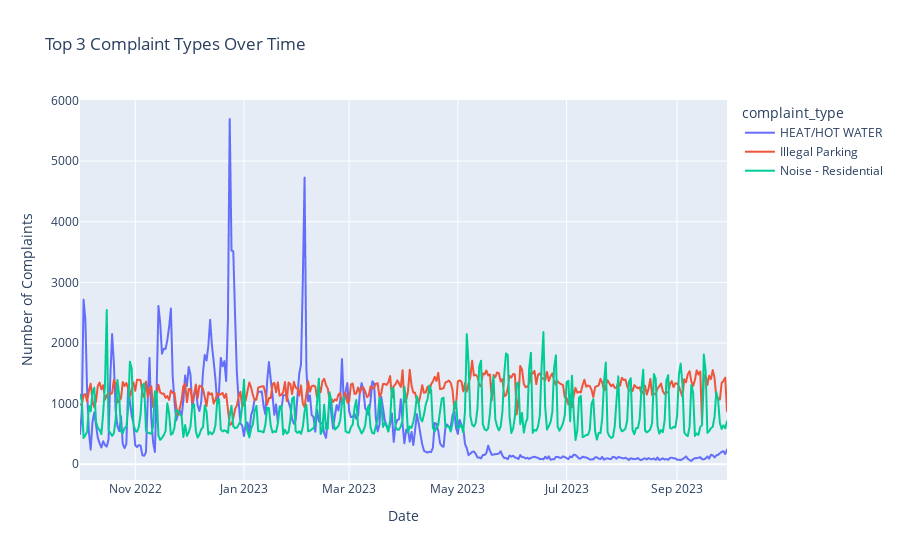

The notebook cell saved with this chart:
### Code cell
# Fetching data and plotting the visualization
grouped_df=get_data_for_visual_1(engine)
plot_complaints_over_time(grouped_df)
plot_complaints_over_time_plotly(grouped_df)

### Figure 1 — Plotly figure (JSON) as saved in the notebook; plotly's stock layout.template omitted (floating-point values rounded to 4 significant figures; data arrays with more than 128 entries replaced by an {"elided": "..."} marker saying what was removed)
{"data": [{"hovertemplate": "complaint_type=HEAT/HOT WATER<br>Date=%{x}<br>Number of Complaints=%{y}<extra></extra>", "legendgroup": "HEAT/HOT WATER", "line": {"color": "#636efa", "dash": "solid", "shape": "linear"}, "marker": {"symbol": "circle"}, "mode": "lines", "name": "HEAT/HOT WATER", "showlegend": true, "type": "scattergl", "x": {"elided": "364 str values"}, "xaxis": "x", "y": {"elided": "364 int values"}, "yaxis": "y"}, {"hovertemplate": "complaint_type=Illegal Parking<br>Date=%{x}<br>Number of Complaints=%{y}<extra></extra>", "legendgroup": "Illegal Parking", "line": {"color": "#EF553B", "dash": "solid", "shape": "linear"}, "marker": {"symbol": "circle"}, "mode": "lines", "name": "Illegal Parking", "showlegend": true, "type": "scattergl", "x": {"elided": "364 str values"}, "xaxis": "x", "y": {"elided": "364 int values"}, "yaxis": "y"}, {"hovertemplate": "complaint_type=Noise - Residential<br>Date=%{x}<br>Number of Complaints=%{y}<extra></extra>", "legendgroup": "Noise - Residential", "line": {"color": "#00cc96", "dash": "solid", "shape": "linear"}, "marker": {"symbol": "circle"}, "mode": "lines", "name": "Noise - Residential", "showlegend": true, "type": "scattergl", "x": {"elided": "364 str values"}, "xaxis": "x", "y": {"elided": "364 int values"}, "yaxis": "y"}], "layout": {"legend": {"title": {"text": "complaint_type"}, "tracegroupgap": 0}, "title": {"text": "Top 3 Complaint Types Over Time"}, "xaxis": {"anchor": "y", "domain": [0, 1], "title": {"text": "Date"}}, "yaxis": {"anchor": "x", "domain": [0, 1], "title": {"text": "Number of Complaints"}}}}
